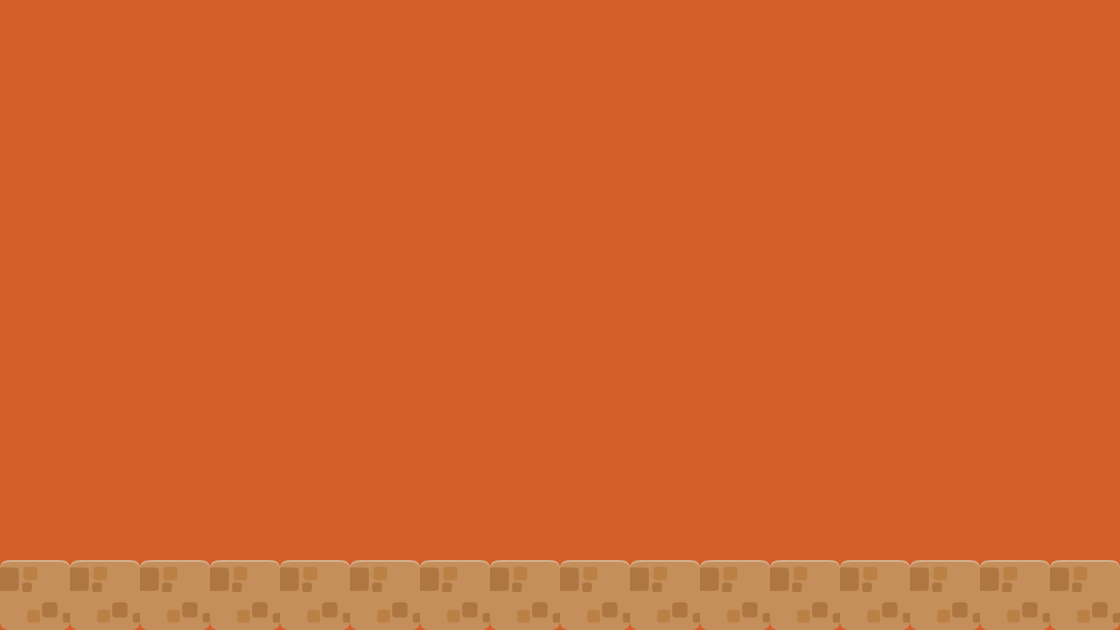

A level layout from a 2D game, rendered from its tile map. Below: a short description, then the map file with tile-grid data replaced by summaries:
An orthogonal 16x9 tile map with 70x70 px tiles, 1 tile layer (background).

<map version="1.0" orientation="orthogonal" renderorder="right-down" width="16" height="9" tilewidth="70" tileheight="70" backgroundcolor="#d55f28">
 <tileset firstgid="1" name="background-tiles" tilewidth="70" tileheight="70">
  <image source="../img/background-tiles.png" width="910" height="910" />
 </tileset>
 <layer name="background" width="16" height="9">
  <data>[144 cells, 16 non-empty, 1 distinct tile ids]</data>
 </layer>
</map>
